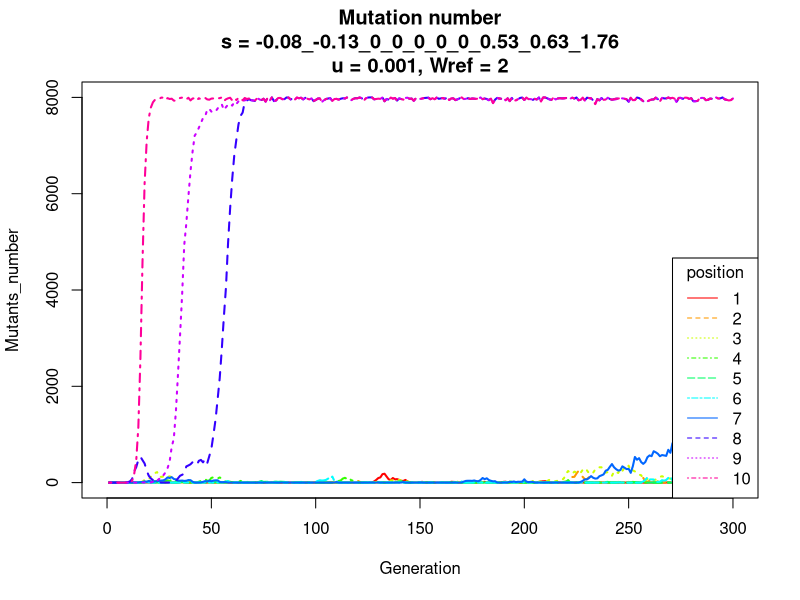
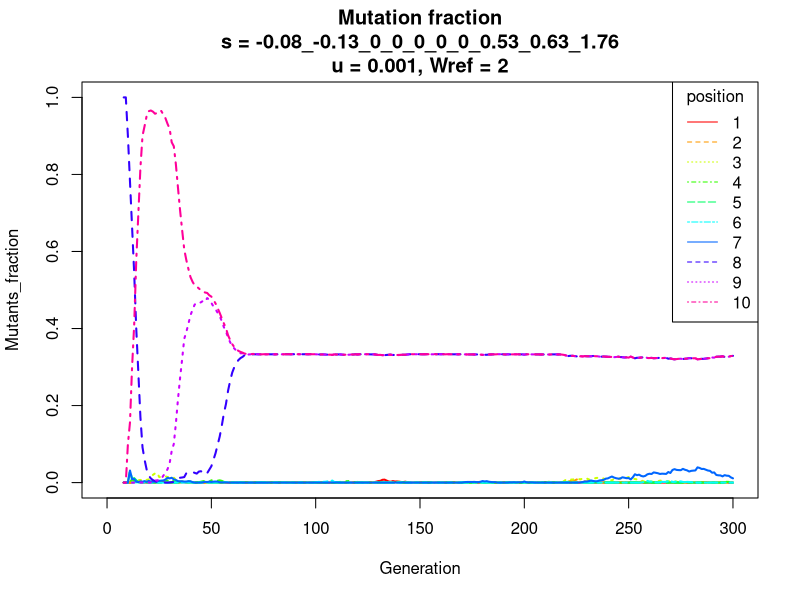

These charts were generated, in order, by the following R code:
## Define genome and fitness landscape
n <- 10 #genome size
refgene <- rep(0,n) #reference genome as a vector of 0s
u <- 1e-3 #mutation rate
fl <- 0.3 #lethal fraction
fn <- 0.5 #neutral fraction
fb <- 1 - fl -fn #beneficial fraction
wref <- 2 #reference reproductivity
population_capacity <- 8000
generations <- 300

### DEFINE FITNESS VALUES
# for (i in 1:n) {
#   ifelse(i < n*fl, assign(paste("s",i, sep = "_"), runif(1,-1,0)),
#          ifelse(i < n*(fl+fn), assign(paste("s",i, sep = "_"), 0), 
#                 assign(paste("s",i, sep = "_"), runif(1,0,100))))
#   } #assign mutation fitness each position, Wg=Wref.Pi(1+si) = 1(1+si)^vi
s <- c()
for (i in 1:n) {
  ifelse(i < n*fl, pawn <- runif(1,-1,0),
         ifelse(i < n*(fl+fn), pawn <- 0, pawn <- runif(1,0,2)))
  s <- c(s,pawn)
} #As a VECTOR assign mutation fitness each position, Wg=wref.Pi(1+si) = 1(1+si)^vi 
s <- round(s, digits = 2)
#Start population
data <- matrix(refgene) 

#matrix store number of mutations in each position in each generation 
mutant_number_each_position <- matrix(nrow = n,ncol = generations)

#fraction of mutant in 1 position compare to all mutant in that same generation
mutant_fraction_each_position <- matrix(nrow = n,ncol = generations)

#All data on all genes in all generationz
store <- list()

for (i in 1:generations){
  #producing children as poisson process with mean calculated from fitness, more realistic than round the fitness
  children_individuals <- sapply(wref*(apply((1+s)^data,2,prod)), function(x) {rpois(1,x)}) #number of children iof each column 
  population_size <- sum(children_individuals)
  while(population_size > population_capacity) 
    {
    children_individuals[sample(1:length(children_individuals),50)] <- rep(0,50)
    population_size <- sum(children_individuals)
  }
  data1 <- matrix(nrow = n, ncol = population_size)
  survivals <- which(children_individuals != 0)
  children_individuals <- children_individuals[survivals] #kids of survival only
  data <- matrix(data[,survivals], nrow = n)
    for (j in 1:ncol(data)){
    data1[,(sum(children_individuals[0:(j-1)])+1):
            (sum(children_individuals[0:(j-1)])+children_individuals[j])] <- rep(data[,j],children_individuals[j])
  } #next generation without mutation
  mutationvector <- runif(ncol(data1),0,1)
  mutated_genes_position <- which(mutationvector < u)
  if(length(mutated_genes_position) > 0) for (k in mutated_genes_position) {
           data1[sample(1:n,1),k] <- 1 - data1[sample(1:n,1),k]
         }
  store[[i]] <- data <- data1
  mutant_number_each_position[,i] <- rowSums(store[[i]])
  mutant_fraction_each_position[,i] <- mutant_number_each_position[,i]/ sum(mutant_number_each_position[,i])
  print(i)
}

#saveRDS(store, file = "store.rds") 
#saveRDS(mutant_number_each_position, file = "mutant_number_each position.rds")

# initiate plot
plot(range(0:generations), range(0:max(mutant_number_each_position)), type="n", xlab="Generation", ylab="Mutants_number" )
colors <- rainbow(n) 
linetype <- c(1:n) 


# add lines 
for (i in 1:n) { 
  lines(mutant_number_each_position[i,], type="l", lwd=2,
        lty=linetype[i], col=colors[i]) 
} 

# add a title and subtitle 
title(paste("Mutation number","\n","s = ", paste(sapply(s, as.character), collapse = "_"),"\n","u = ", as.character(u),", Wref = ", as.character(wref), sep = ""))

# add a legend 
legend("bottomright", as.character(c(1:n)), cex= 1, col=rainbow(n) , lty= 1:n, title="position")

#####2nd plott
# initiate plot
plot(range(0:generations), range(0:1), type="n", xlab="Generation", ylab="Mutants_fraction" )
colors <- rainbow(n) 
linetype <- c(1:n) 

# add lines 
for (i in 1:n) { 
  lines(mutant_fraction_each_position[i,], type="l", lwd=2,
        lty=linetype[i], col=colors[i]) 
} 

# add a title and subtitle 
title(paste("Mutation fraction","\n","s = ", paste(sapply(s, as.character), collapse = "_"),"\n","u = ", as.character(u),", Wref = ", as.character(wref), sep = ""))

# add a legend 
legend("topright", as.character(c(1:n)), cex= 1, col=rainbow(n) , lty= 1:n, title="position")

